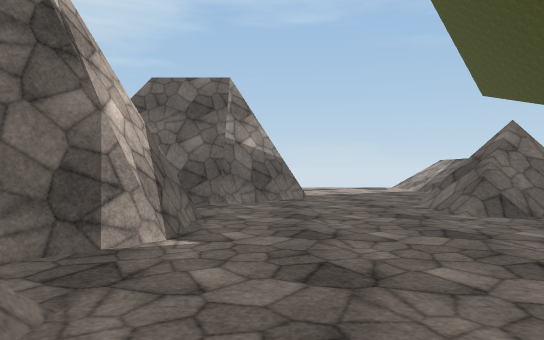
View 1 (above)

21 first-person views from a walk through a scene from a Unity 3-D project. The camera is 1.3 m above the floor, looks level and sees 70° across. The floor is counted in squares, 2 m on a side. Each view is taken from the middle of a square. On the plan, view 1 faces up. The plan holds only what a view shows up to about 11 squares ahead; the rest is blank. Some surface patterns are stand-ins.

View 2
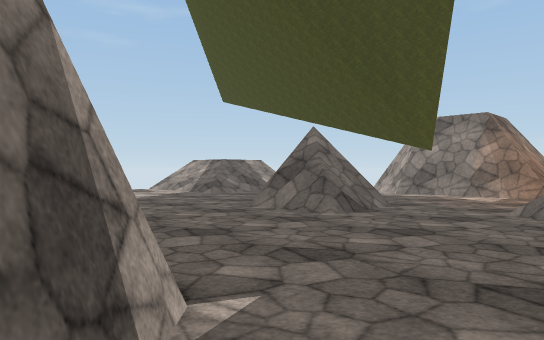

View 3
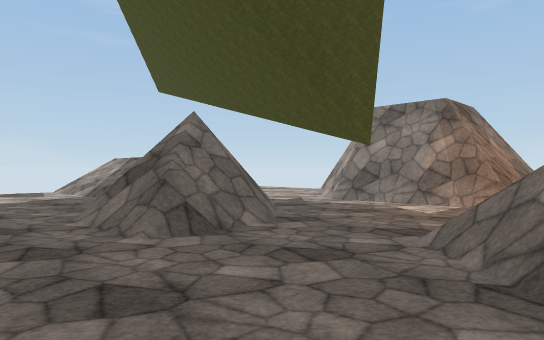

View 4
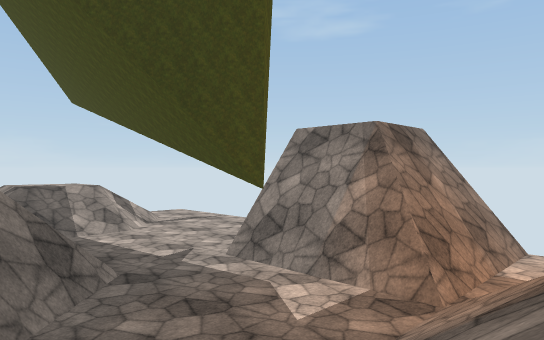

View 5
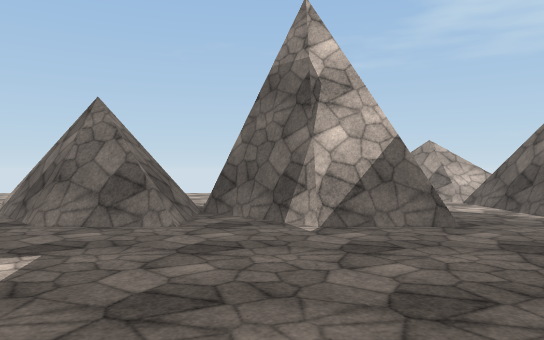

View 6
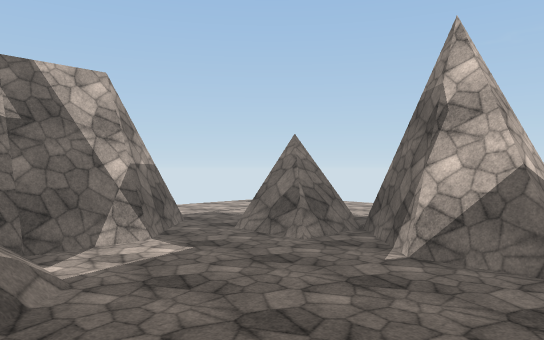

View 7
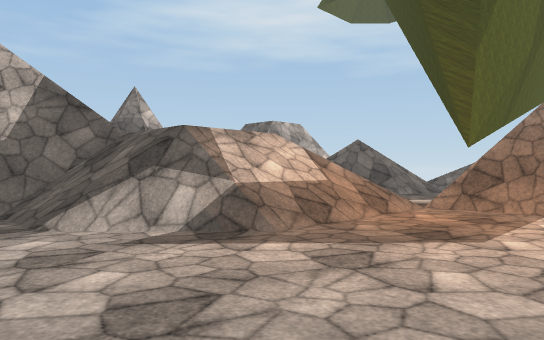

View 8
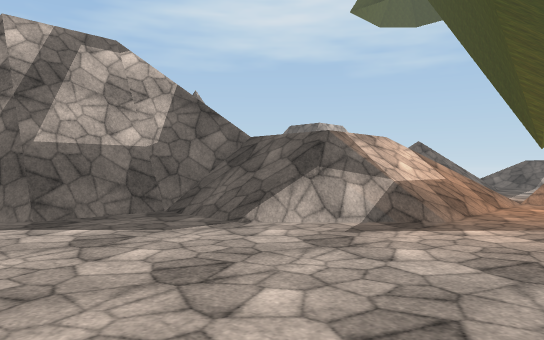

View 9
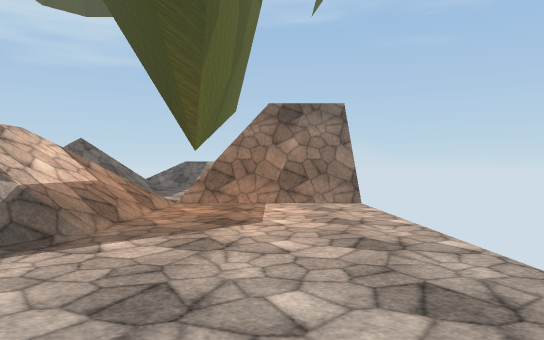

View 10
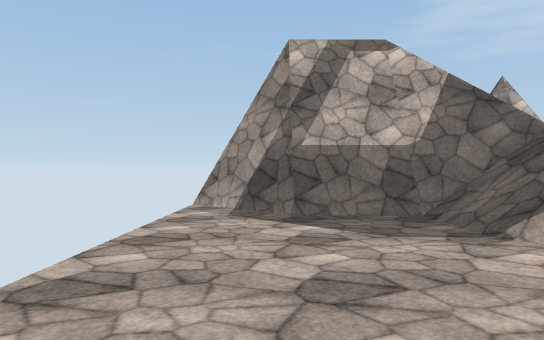

View 11
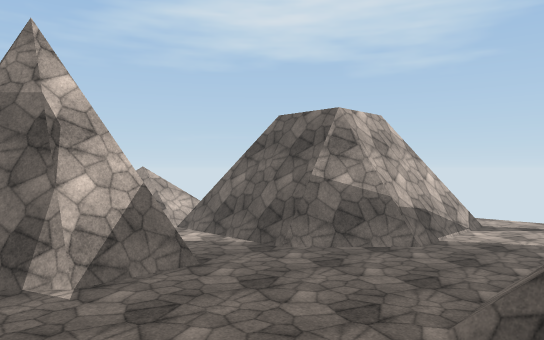

View 12
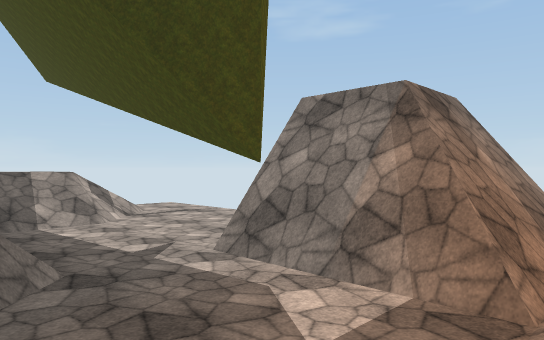

View 13
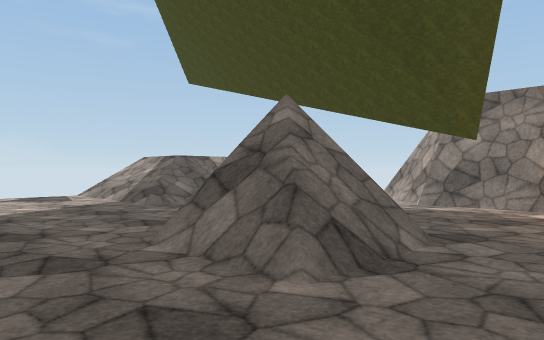

View 14
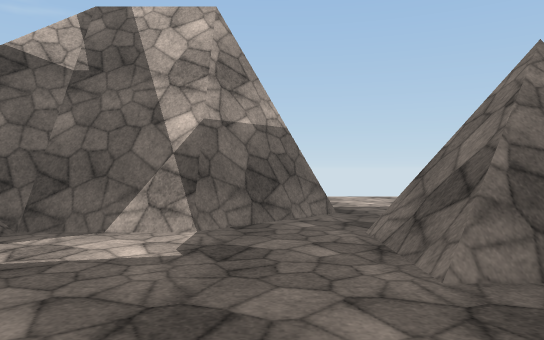

View 15
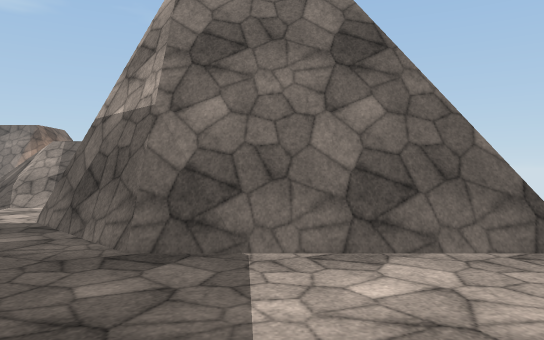

View 16
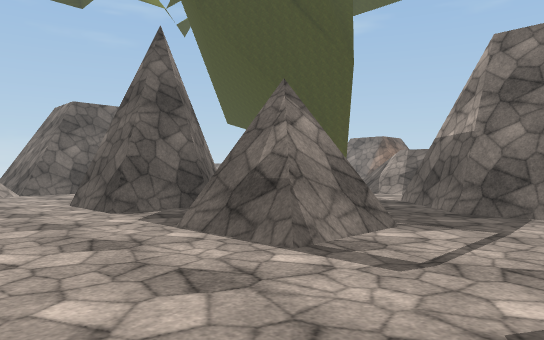

View 17
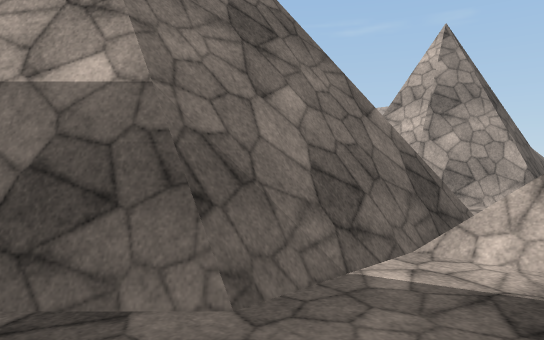

View 18
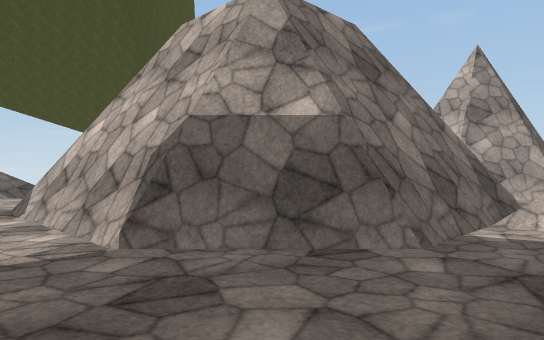

View 19
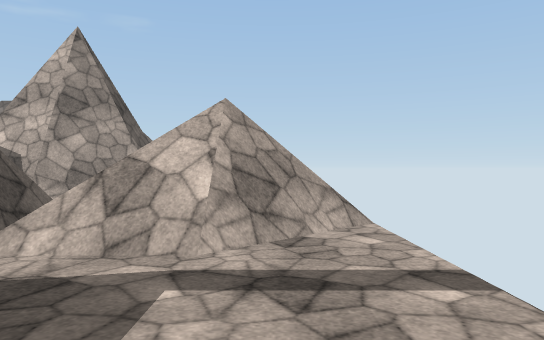

View 20
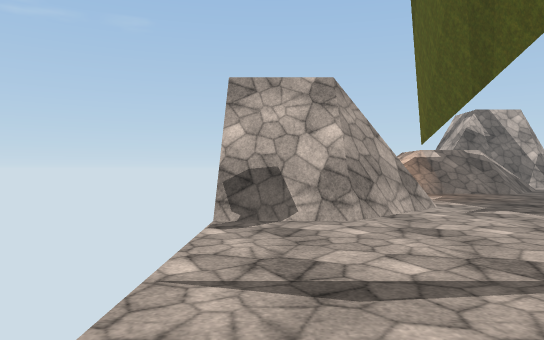

View 21
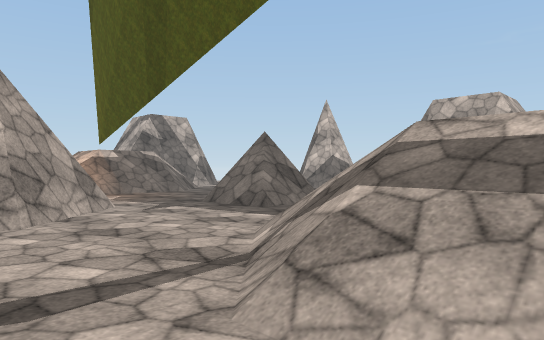

### Floor plan
Key: @ floor where view 1 was taken; # wall or solid block; . main floor; : floor 2 m higher than the main floor; + floor 2.5 m higher than the main floor; / step, stairs or slope; = window, fence, low wall or low ledge; ^ raised ledge; v drop or lower ground.
Columns run from 8 left of view 1 to 12 right of it. Each row starts with its distance up from view 1.
 14   . ..   ....//:///.
 13    ..........//:///.
 12  ....#^^^..../////..^
 11 ....^^  ^....////...
 10 ....^   ^...........
  9 .///^   ^...///...##^
  8 .=//###^.... //..###^
  7 //==.......//##..#
  6    ........//#...#
  5    ..###.........#
  4   ..####.........###^
  3   ..###...../////...^
  2   ..##.....//////...^
  1   ...#^#...//++//...=
  0   ..###=@####////...v
 -1  ...##=#=^^^^///....v
 -2  ......=^   ^//.....v
 -3   .....=^   ^.......
 -4  ......=^  ^#......
 -5      ..##  #.......

Where each view was taken, in squares from view 1:
view 1: 0 up, 0 right, facing up
view 2: 2 up, 2 left, facing up-right
view 3: 2 up, 1 right, facing up-right
view 4: 2 up, 4 right, facing up-right
view 5: 3 up, 4 right, facing left
view 6: 6 up, 4 right, facing down-left
view 7: 3 down, 11 right, facing up-left
view 8: 5 down, 10 right, facing up-left
view 9: 4 down, 10 right, facing up
view 10: 4 down, 10 right, facing left
view 11: 2 up, 4 right, facing up-left
view 12: 3 up, 5 right, facing up-right
view 13: 4 up, 1 right, facing up-right
view 14: 4 up, 0 right, facing down
view 15: 3 down, 4 left, facing right
view 16: 4 down, 7 left, facing up-right
view 17: 12 up, 6 left, facing down-right
view 18: 14 up, 6 left, facing down-right
view 19: 12 up, 7 left, facing down
view 20: 14 up, 11 right, facing down
view 21: 14 up, 11 right, facing down-left
